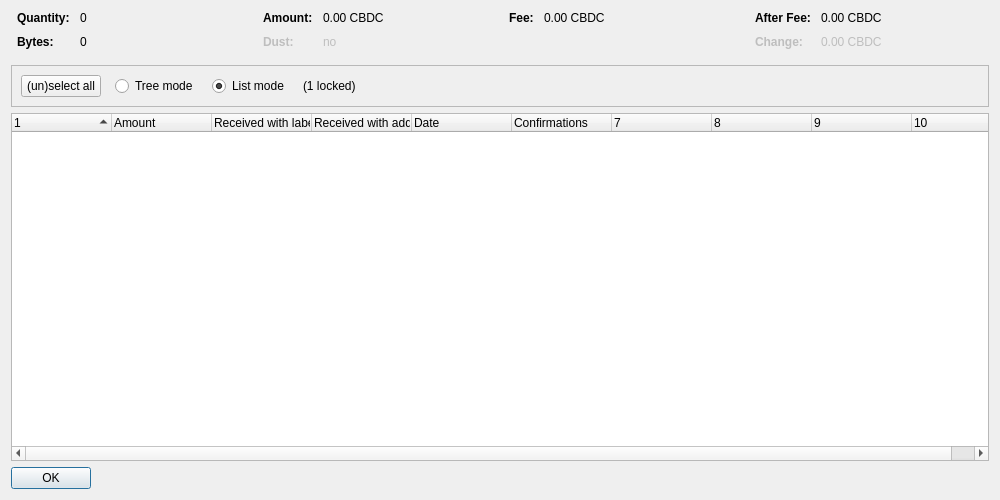
<?xml version="1.0" encoding="UTF-8"?>
<ui version="4.0">
 <class>CoinControlDialog</class>
 <widget class="QDialog" name="CoinControlDialog">
  <property name="geometry">
   <rect>
    <x>0</x>
    <y>0</y>
    <width>1000</width>
    <height>500</height>
   </rect>
  </property>
  <property name="windowTitle">
   <string>Coin Selection</string>
  </property>
  <layout class="QVBoxLayout" name="verticalLayout">
   <item>
    <layout class="QHBoxLayout" name="horizontalLayoutTop" stretch="0,0,0,0">
     <property name="topMargin">
      <number>0</number>
     </property>
     <property name="bottomMargin">
      <number>10</number>
     </property>
     <item>
      <layout class="QFormLayout" name="formLayoutCoinControl1">
       <property name="horizontalSpacing">
        <number>10</number>
       </property>
       <property name="verticalSpacing">
        <number>10</number>
       </property>
       <property name="leftMargin">
        <number>6</number>
       </property>
       <property name="rightMargin">
        <number>6</number>
       </property>
       <item row="0" column="0">
        <widget class="QLabel" name="labelCoinControlQuantityText">
         <property name="font">
          <font>
           <weight>75</weight>
           <bold>true</bold>
          </font>
         </property>
         <property name="text">
          <string>Quantity:</string>
         </property>
        </widget>
       </item>
       <item row="0" column="1">
        <widget class="QLabel" name="labelCoinControlQuantity">
         <property name="cursor">
          <cursorShape>IBeamCursor</cursorShape>
         </property>
         <property name="contextMenuPolicy">
          <enum>Qt::ActionsContextMenu</enum>
         </property>
         <property name="text">
          <string notr="true">0</string>
         </property>
         <property name="textInteractionFlags">
          <set>Qt::LinksAccessibleByMouse|Qt::TextSelectableByKeyboard|Qt::TextSelectableByMouse</set>
         </property>
        </widget>
       </item>
       <item row="1" column="0">
        <widget class="QLabel" name="labelCoinControlBytesText">
         <property name="font">
          <font>
           <weight>75</weight>
           <bold>true</bold>
          </font>
         </property>
         <property name="text">
          <string>Bytes:</string>
         </property>
        </widget>
       </item>
       <item row="1" column="1">
        <widget class="QLabel" name="labelCoinControlBytes">
         <property name="cursor">
          <cursorShape>IBeamCursor</cursorShape>
         </property>
         <property name="contextMenuPolicy">
          <enum>Qt::ActionsContextMenu</enum>
         </property>
         <property name="text">
          <string notr="true">0</string>
         </property>
         <property name="textInteractionFlags">
          <set>Qt::LinksAccessibleByMouse|Qt::TextSelectableByKeyboard|Qt::TextSelectableByMouse</set>
         </property>
        </widget>
       </item>
      </layout>
     </item>
     <item>
      <layout class="QFormLayout" name="formLayoutCoinControl2">
       <property name="horizontalSpacing">
        <number>10</number>
       </property>
       <property name="verticalSpacing">
        <number>10</number>
       </property>
       <property name="leftMargin">
        <number>6</number>
       </property>
       <property name="rightMargin">
        <number>6</number>
       </property>
       <item row="0" column="0">
        <widget class="QLabel" name="labelCoinControlAmountText">
         <property name="font">
          <font>
           <weight>75</weight>
           <bold>true</bold>
          </font>
         </property>
         <property name="text">
          <string>Amount:</string>
         </property>
        </widget>
       </item>
       <item row="0" column="1">
        <widget class="QLabel" name="labelCoinControlAmount">
         <property name="cursor">
          <cursorShape>IBeamCursor</cursorShape>
         </property>
         <property name="contextMenuPolicy">
          <enum>Qt::ActionsContextMenu</enum>
         </property>
         <property name="text">
          <string notr="true">0.00 CBDC</string>
         </property>
         <property name="textInteractionFlags">
          <set>Qt::LinksAccessibleByMouse|Qt::TextSelectableByKeyboard|Qt::TextSelectableByMouse</set>
         </property>
        </widget>
       </item>
       <item row="1" column="0">
        <widget class="QLabel" name="labelCoinControlLowOutputText">
         <property name="enabled">
          <bool>false</bool>
         </property>
         <property name="font">
          <font>
           <weight>75</weight>
           <bold>true</bold>
          </font>
         </property>
         <property name="text">
          <string>Dust:</string>
         </property>
        </widget>
       </item>
       <item row="1" column="1">
        <widget class="QLabel" name="labelCoinControlLowOutput">
         <property name="enabled">
          <bool>false</bool>
         </property>
         <property name="cursor">
          <cursorShape>IBeamCursor</cursorShape>
         </property>
         <property name="contextMenuPolicy">
          <enum>Qt::ActionsContextMenu</enum>
         </property>
         <property name="text">
          <string notr="true">no</string>
         </property>
         <property name="textInteractionFlags">
          <set>Qt::LinksAccessibleByMouse|Qt::TextSelectableByKeyboard|Qt::TextSelectableByMouse</set>
         </property>
        </widget>
       </item>
      </layout>
     </item>
     <item>
      <layout class="QFormLayout" name="formLayoutCoinControl3">
       <property name="horizontalSpacing">
        <number>10</number>
       </property>
       <property name="verticalSpacing">
        <number>10</number>
       </property>
       <property name="leftMargin">
        <number>6</number>
       </property>
       <property name="rightMargin">
        <number>6</number>
       </property>
       <item row="0" column="0">
        <widget class="QLabel" name="labelCoinControlFeeText">
         <property name="font">
          <font>
           <weight>75</weight>
           <bold>true</bold>
          </font>
         </property>
         <property name="text">
          <string>Fee:</string>
         </property>
        </widget>
       </item>
       <item row="0" column="1">
        <widget class="QLabel" name="labelCoinControlFee">
         <property name="cursor">
          <cursorShape>IBeamCursor</cursorShape>
         </property>
         <property name="contextMenuPolicy">
          <enum>Qt::ActionsContextMenu</enum>
         </property>
         <property name="text">
          <string notr="true">0.00 CBDC</string>
         </property>
         <property name="textInteractionFlags">
          <set>Qt::LinksAccessibleByMouse|Qt::TextSelectableByKeyboard|Qt::TextSelectableByMouse</set>
         </property>
        </widget>
       </item>
      </layout>
     </item>
     <item>
      <layout class="QFormLayout" name="formLayoutCoinControl4">
       <property name="horizontalSpacing">
        <number>10</number>
       </property>
       <property name="verticalSpacing">
        <number>10</number>
       </property>
       <property name="leftMargin">
        <number>6</number>
       </property>
       <property name="rightMargin">
        <number>6</number>
       </property>
       <item row="0" column="0">
        <widget class="QLabel" name="labelCoinControlAfterFeeText">
         <property name="font">
          <font>
           <weight>75</weight>
           <bold>true</bold>
          </font>
         </property>
         <property name="text">
          <string>After Fee:</string>
         </property>
        </widget>
       </item>
       <item row="0" column="1">
        <widget class="QLabel" name="labelCoinControlAfterFee">
         <property name="cursor">
          <cursorShape>IBeamCursor</cursorShape>
         </property>
         <property name="contextMenuPolicy">
          <enum>Qt::ActionsContextMenu</enum>
         </property>
         <property name="text">
          <string notr="true">0.00 CBDC</string>
         </property>
         <property name="textInteractionFlags">
          <set>Qt::LinksAccessibleByMouse|Qt::TextSelectableByKeyboard|Qt::TextSelectableByMouse</set>
         </property>
        </widget>
       </item>
       <item row="1" column="0">
        <widget class="QLabel" name="labelCoinControlChangeText">
         <property name="enabled">
          <bool>false</bool>
         </property>
         <property name="font">
          <font>
           <weight>75</weight>
           <bold>true</bold>
          </font>
         </property>
         <property name="text">
          <string>Change:</string>
         </property>
        </widget>
       </item>
       <item row="1" column="1">
        <widget class="QLabel" name="labelCoinControlChange">
         <property name="enabled">
          <bool>false</bool>
         </property>
         <property name="cursor">
          <cursorShape>IBeamCursor</cursorShape>
         </property>
         <property name="contextMenuPolicy">
          <enum>Qt::ActionsContextMenu</enum>
         </property>
         <property name="text">
          <string notr="true">0.00 CBDC</string>
         </property>
         <property name="textInteractionFlags">
          <set>Qt::LinksAccessibleByMouse|Qt::TextSelectableByKeyboard|Qt::TextSelectableByMouse</set>
         </property>
        </widget>
       </item>
      </layout>
     </item>
    </layout>
   </item>
   <item>
    <widget class="QFrame" name="frame">
     <property name="minimumSize">
      <size>
       <width>0</width>
       <height>40</height>
      </size>
     </property>
     <property name="frameShape">
      <enum>QFrame::StyledPanel</enum>
     </property>
     <property name="frameShadow">
      <enum>QFrame::Sunken</enum>
     </property>
     <layout class="QHBoxLayout" name="horizontalLayout">
      <item>
       <layout class="QHBoxLayout" name="horizontalLayoutPanel" stretch="0,0,0,0,0">
        <property name="spacing">
         <number>14</number>
        </property>
        <item>
         <widget class="QPushButton" name="pushButtonSelectAll">
          <property name="sizePolicy">
           <sizepolicy hsizetype="Maximum" vsizetype="Fixed">
            <horstretch>0</horstretch>
            <verstretch>0</verstretch>
           </sizepolicy>
          </property>
          <property name="text">
           <string>(un)select all</string>
          </property>
          <property name="autoDefault">
           <bool>false</bool>
          </property>
         </widget>
        </item>
        <item>
         <widget class="QRadioButton" name="radioTreeMode">
          <property name="sizePolicy">
           <sizepolicy hsizetype="Maximum" vsizetype="Fixed">
            <horstretch>0</horstretch>
            <verstretch>0</verstretch>
           </sizepolicy>
          </property>
          <property name="text">
           <string>Tree mode</string>
          </property>
         </widget>
        </item>
        <item>
         <widget class="QRadioButton" name="radioListMode">
          <property name="sizePolicy">
           <sizepolicy hsizetype="Maximum" vsizetype="Fixed">
            <horstretch>0</horstretch>
            <verstretch>0</verstretch>
           </sizepolicy>
          </property>
          <property name="text">
           <string>List mode</string>
          </property>
          <property name="checked">
           <bool>true</bool>
          </property>
         </widget>
        </item>
        <item>
         <widget class="QLabel" name="labelLocked">
          <property name="text">
           <string notr="true">(1 locked)</string>
          </property>
         </widget>
        </item>
        <item>
         <spacer name="horizontalSpacer">
          <property name="orientation">
           <enum>Qt::Horizontal</enum>
          </property>
          <property name="sizeHint" stdset="0">
           <size>
            <width>40</width>
            <height>20</height>
           </size>
          </property>
         </spacer>
        </item>
       </layout>
      </item>
     </layout>
    </widget>
   </item>
   <item>
    <widget class="CoinControlTreeWidget" name="treeWidget">
     <property name="contextMenuPolicy">
      <enum>Qt::CustomContextMenu</enum>
     </property>
     <property name="sortingEnabled">
      <bool>false</bool>
     </property>
     <property name="columnCount">
      <number>10</number>
     </property>
     <attribute name="headerShowSortIndicator" stdset="0">
      <bool>true</bool>
     </attribute>
     <attribute name="headerStretchLastSection">
      <bool>false</bool>
     </attribute>
     <column>
      <property name="text">
       <string/>
      </property>
     </column>
     <column>
      <property name="text">
       <string>Amount</string>
      </property>
     </column>
     <column>
      <property name="text">
       <string>Received with label</string>
      </property>
     </column>
     <column>
      <property name="text">
       <string>Received with address</string>
      </property>
     </column>
     <column>
      <property name="text">
       <string>Date</string>
      </property>
     </column>
     <column>
      <property name="text">
       <string>Confirmations</string>
      </property>
      <property name="toolTip">
       <string>Confirmed</string>
      </property>
     </column>
     <column>
      <property name="text">
       <string/>
      </property>
     </column>
     <column>
      <property name="text">
       <string/>
      </property>
     </column>
     <column>
      <property name="text">
       <string/>
      </property>
     </column>
     <column>
      <property name="text">
       <string/>
      </property>
     </column>
    </widget>
   </item>
   <item>
    <widget class="QDialogButtonBox" name="buttonBox">
     <property name="sizePolicy">
      <sizepolicy hsizetype="Maximum" vsizetype="Fixed">
       <horstretch>0</horstretch>
       <verstretch>0</verstretch>
      </sizepolicy>
     </property>
     <property name="orientation">
      <enum>Qt::Horizontal</enum>
     </property>
     <property name="standardButtons">
      <set>QDialogButtonBox::Ok</set>
     </property>
    </widget>
   </item>
  </layout>
 </widget>
 <customwidgets>
  <customwidget>
   <class>CoinControlTreeWidget</class>
   <extends>QTreeWidget</extends>
   <header>qt/coincontroltreewidget.h</header>
  </customwidget>
 </customwidgets>
 <resources/>
 <connections/>
</ui>
